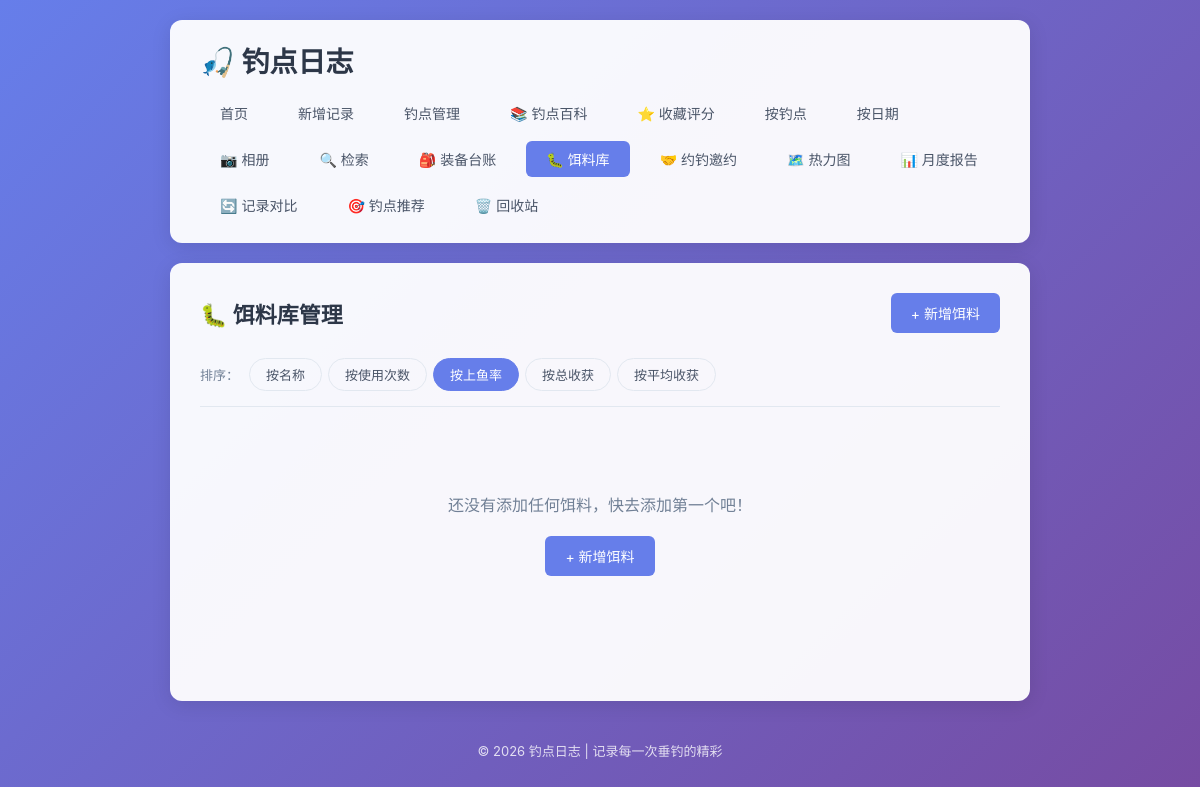
/baits, run on an earlier commit of the app's database.
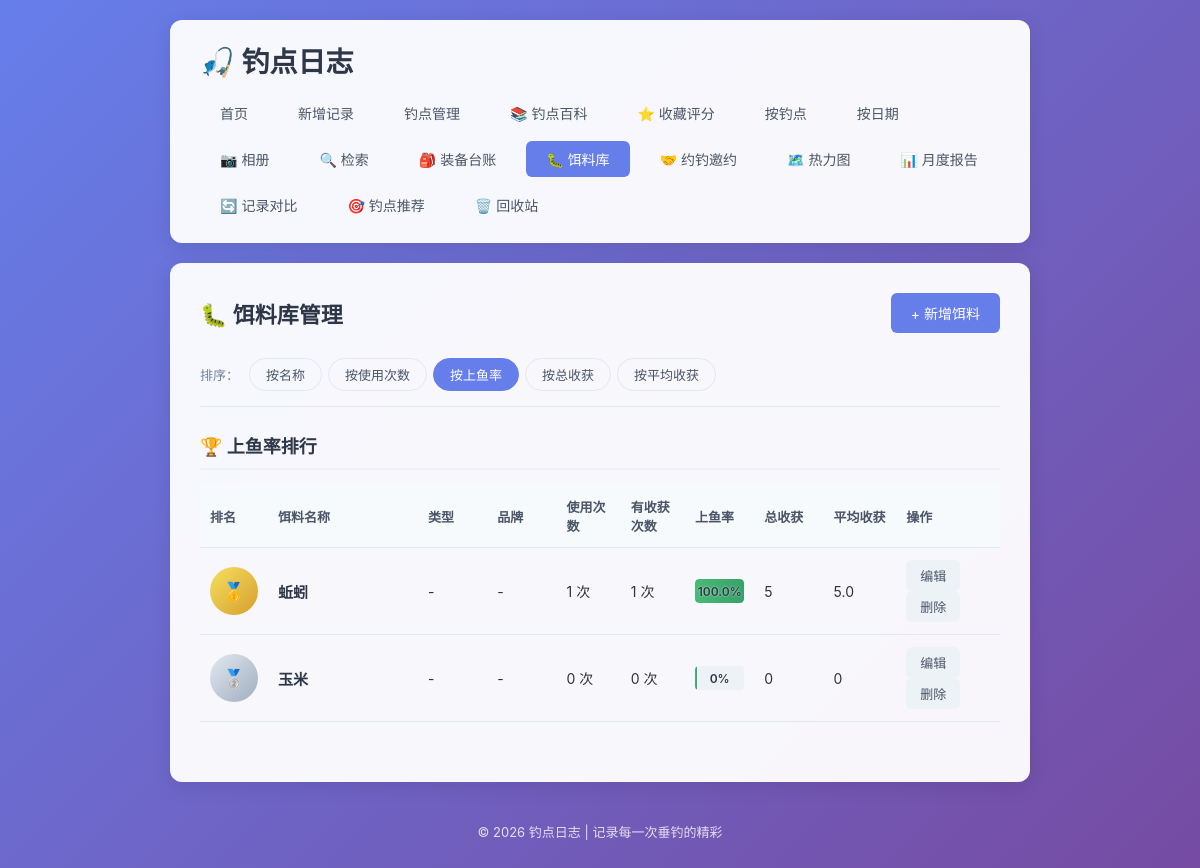
And on a later commit of the database.
### tables this page shows
CREATE TABLE baits (
            id INTEGER PRIMARY KEY AUTOINCREMENT,
            name TEXT NOT NULL UNIQUE,
            type TEXT,
            brand TEXT,
            description TEXT,
            created_at TIMESTAMP DEFAULT CURRENT_TIMESTAMP
        );

### app.py (the view)
@app.route('/baits')
def baits_list():
    conn = get_db()
    sort_by = request.args.get('sort', 'success')
    baits = conn.execute('SELECT * FROM baits WHERE deleted_at IS NULL ORDER BY name').fetchall()
    bait_stats = []
    for bait in baits:
        bait_dict = dict(bait)
        stats = get_bait_usage_stats(conn, bait['name'])
        bait_dict.update(stats)
        bait_stats.append(bait_dict)
    if sort_by == 'usage':
        bait_stats.sort(key=lambda x: x['use_count'], reverse=True)
    elif sort_by == 'success':
        bait_stats.sort(key=lambda x: x['success_rate'], reverse=True)
    elif sort_by == 'harvest':
        bait_stats.sort(key=lambda x: x['total_harvest'], reverse=True)
    elif sort_by == 'avg_harvest':
        bait_stats.sort(key=lambda x: x['avg_harvest'], reverse=True)
    all_baits_from_logs = conn.execute(
        'SELECT DISTINCT bait FROM fishing_logs WHERE bait NOT IN (SELECT name FROM baits WHERE deleted_at IS NULL) AND bait IS NOT NULL AND bait != "" AND deleted_at IS NULL ORDER BY bait'
    ).fetchall()
    unmanaged_baits = [row['bait'] for row in all_baits_from_logs if row['bait']]
    conn.close()
    return render_template(
        'baits.html',
        baits=bait_stats,
        sort_by=sort_by,
        unmanaged_baits=unmanaged_baits
    )

### app.py (called while the page is built, shortened)
def get_db():
    conn = sqlite3.connect(DB_PATH)
    conn.row_factory = sqlite3.Row
    return conn

def parse_harvest_value(harvest_str):
    if not harvest_str:
        return 0
    harvest_str = str(harvest_str).strip()
    if not harvest_str:
        return 0
    zero_keywords = [
        '空军', '白板', '打龟', '空手', '空竿', '光头',
        '没钓到', '无收获', '零收获', '零', '0', '打飞机',
        '参军', '空', '龟', '白跑一趟', '参军了', '空军了'
    ]
    lower_str = harvest_str.lower()
    for kw in zero_keywords:
        if kw.lower() in lower_str:
            return 0
    matches = re.findall(r'(\d+(?:\.\d+)?)', harvest_str)
    if matches:
        num_str = matches[-1]
        try:
            if '.' in num_str:
                return float(num_str)
            else:
                return int(num_str)
        except ValueError:
            pass

### templates/baits.html (shortened to what the changed rows need)
{% extends 'base.html' %}
{% block content %}
    <div class="page-header">
        <h2>🐛 饵料库管理</h2>
    </div>
    {% if baits %}
        <div class="bait-ranking">
            <h3>🏆 上鱼率排行</h3>
            <table class="ranking-table">
                <thead>
                    <tr>
                        <th style="width: 60px;">排名</th>
                        <th>饵料名称</th>
                        <th style="width: 100px;">类型</th>
                        <th style="width: 100px;">品牌</th>
                        <th style="width: 90px;">使用次数</th>
                        <th style="width: 90px;">有收获次数</th>
                        <th style="width: 100px;">上鱼率</th>
                        <th style="width: 100px;">总收获</th>
                        <th style="width: 100px;">平均收获</th>
                        <th style="width: 140px;">操作</th>
                    </tr>
                </thead>
                <tbody>
                    {% for bait in baits %}
                        <tr>
                            <td>
                                {% if loop.index == 1 %}
                                    <span class="rank-badge gold">🥇</span>
                                {% elif loop.index == 2 %}
                                    <span class="rank-badge silver">🥈</span>
                                {% elif loop.index == 3 %}
                                    <span class="rank-badge bronze">🥉</span>
                                {% else %}
                                    <span class="rank-badge">{{ loop.index }}</span>
                                {% endif %}
                            </td>
                            <td class="bait-name-cell">
                                <strong>{{ bait.name }}</strong>
                            </td>
                            <td>{{ bait.type or '-' }}</td>
                            <td>{{ bait.brand or '-' }}</td>
                            <td>{{ bait.use_count }} 次</td>
                            <td>{{ bait.success_count }} 次</td>
                            <td>
                                <div class="success-rate-bar">
                                    <div class="success-rate-fill" style="width: {{ bait.success_rate }}%;"></div>
                                    <span class="success-rate-text">{{ bait.success_rate }}%</span>
                                </div>
                            </td>
                            <td>{{ bait.total_harvest }}</td>
                            <td>{{ bait.avg_harvest }}</td>
                            <td>
                                <a href="{{ url_for('edit_bait', bait_id=bait.id) }}" class="btn btn-small">编辑</a>
                                <form method="POST" action="{{ url_for('delete_bait', bait_id=bait.id) }}" style="display: inline;" onsubmit="return confirm('确定要删除这个饵料吗？');">
                                    <button type="submit" class="btn btn-small btn-danger">删除</button>
                                </form>
                            </td>
                        </tr>
                    {% endfor %}
                </tbody>
            </table>
        </div>
    {% else %}
        <div class="empty-state">
            <p>还没有添加任何饵料，快去添加第一个吧！</p>
            <a href="{{ url_for('add_bait') }}" class="btn btn-primary">+ 新增饵料</a>
        </div>
    {% endif %}
{% endblock %}

What changed in the data, as far as the page shows it:
added baits: name "蚯蚓", type "-", brand "-", use_count "1", success_count "1", success_rate "100.0", total_harvest "5", avg_harvest "5.0"
added baits: name "玉米", type "-", brand "-", use_count "0", success_count "0", success_rate "0", total_harvest "0", avg_harvest "0"
Also different on the page:
text no longer shown: "还没有添加任何饵料，快去添加第一个吧！ + 新增饵料"
text now shown: "🏆 上鱼率排行 排名 饵料名称 类型 品牌 使用次数 有收获次数 上鱼率 总收获 平均收获 操作"
